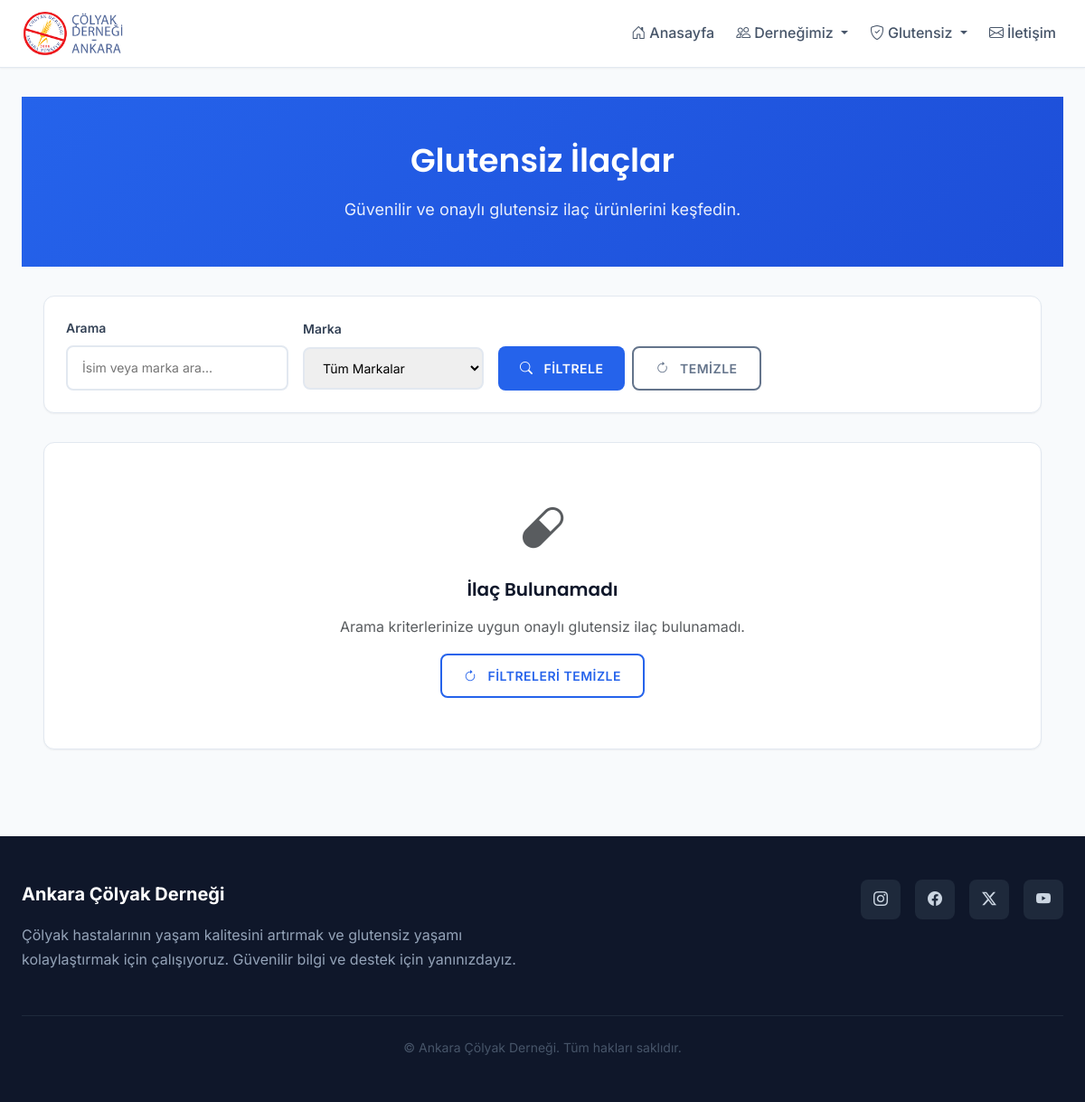
The app's page /glutensiz/ilaclar/, older data.
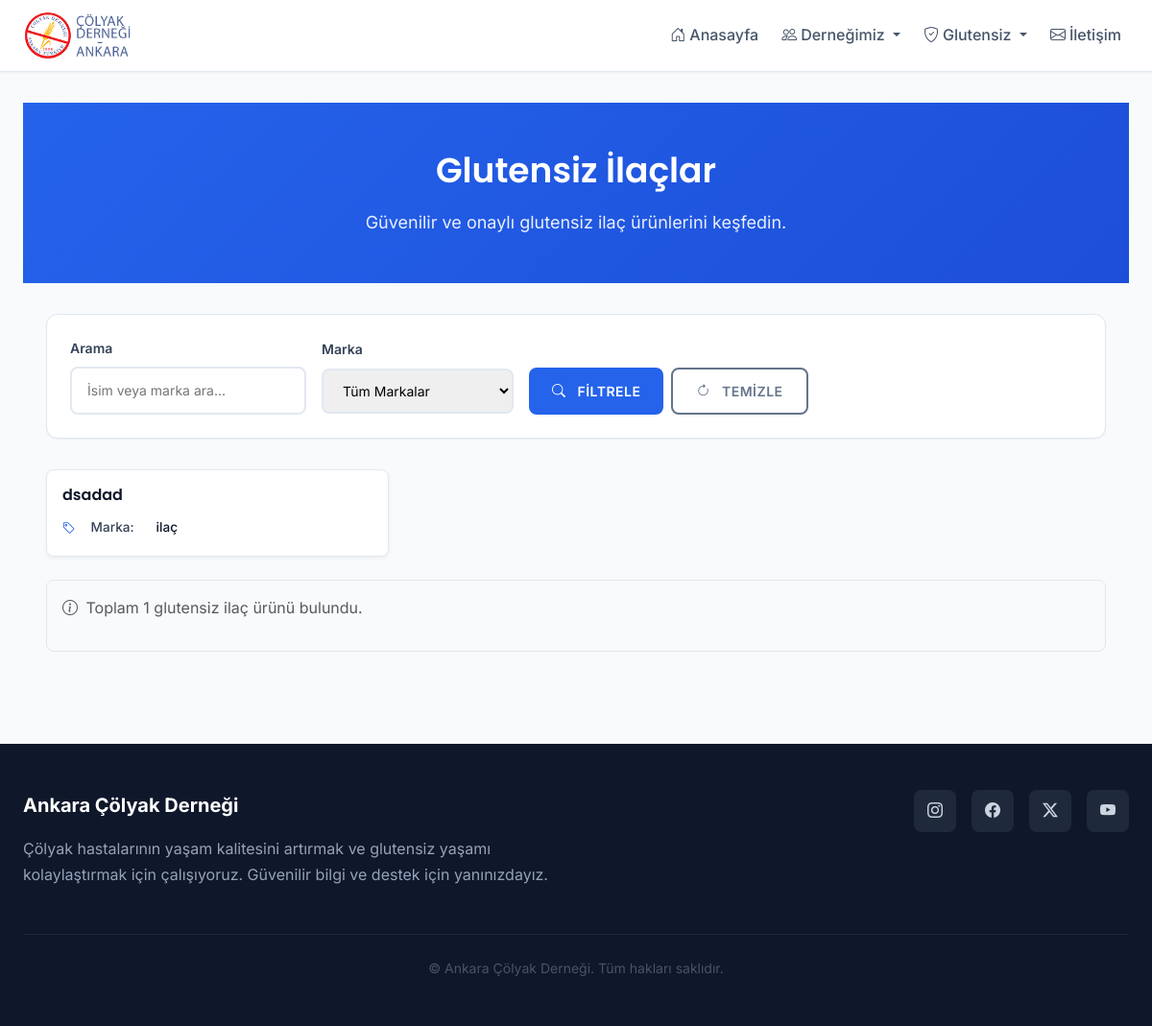
The same page, newer data.
### users/models.py (models this page shows, shortened)
class GlutenFreeMedicine(models.Model):
    name = models.CharField(max_length=100, verbose_name="İlaç Adı")
    brand = models.ForeignKey(MedicineBrand, on_delete=models.SET_NULL, null=True, blank=True, verbose_name="Marka")
    is_approved = models.BooleanField(default=False, verbose_name="Onaylı mı?")
    approved_at = models.DateTimeField(auto_now=True, verbose_name="Onay Tarihi")
    added_by = models.ForeignKey('User', null=True, blank=True, on_delete=models.SET_NULL, related_name='added_%(class)s_items', verbose_name='Ekleyen')
    description = models.TextField(blank=True, null=True, verbose_name="Açıklama")
    class Meta:
        verbose_name = "Glutensiz İlaç"
        verbose_name_plural = "Glutensiz İlaçlar"

class MedicineBrand(models.Model):
    name = models.CharField(max_length=100, unique=True, verbose_name="İlaç Markası")
    class Meta:
        verbose_name = "İlaç Markası"
        verbose_name_plural = "İlaç Markaları"
    def __str__(self):
        return self.name

### pages/views.py (the view)
# urls.py: path('glutensiz/ilaclar/', views.glutensiz_ilaclar, name='glutensiz_ilaclar'),
def glutensiz_ilaclar(request):
    medicines = GlutenFreeMedicine.objects.filter(is_approved=True).select_related('brand')
    q = request.GET.get('q')
    brand_id = request.GET.get('brand')
    if q:
        medicines = medicines.filter(
            Q(name__icontains=q) |
            Q(brand__name__icontains=q)
        ).distinct()
    if brand_id:
        medicines = medicines.filter(brand_id=brand_id)
    brands = MedicineBrand.objects.all()
    return render(request, 'pages/gf_meds.html', {'medicines': medicines, 'brands': brands})

### templates/pages/gf_meds.html (shortened to what this page needs)
{% extends 'base.html' %}
{% load static %}
{% block content %}
<div class="page-header">
  <div class="container">
    <h1>Glutensiz İlaçlar</h1>
    <p>Güvenilir ve onaylı glutensiz ilaç ürünlerini keşfedin.</p>
  </div>
</div>
<div class="container">
  <div class="filter-section">
    <form method="get" class="filter-form">
      <div class="filter-group">
        <label class="filter-label">Arama</label>
        <input type="text" name="q" value="{{ request.GET.q|default:'' }}" class="filter-input" placeholder="İsim veya marka ara...">
      </div>
      <div class="filter-group">
        <label class="filter-label">Marka</label>
        <select name="brand" class="filter-input">
          <option value="">Tüm Markalar</option>
        </select>
      </div>
      <div class="filter-group">
        <label class="filter-label">&nbsp;</label>
        <div class="d-flex gap-2">
          <button class="btn btn-primary" type="submit">
            <i class="bi bi-search me-1"></i>Filtrele
          </button>
          <button class="btn btn-outline-secondary" type="button" onclick="window.location.href=window.location.pathname">
            <i class="bi bi-arrow-clockwise me-1"></i>Temizle
          </button>
        </div>
      </div>
    </form>
  </div>
  {% if medicines %}
    <div class="medicine-grid">
      {% for medicine in medicines %}
      <div class="medicine-card">
        <div class="medicine-card-body">
          <h5 class="medicine-name">{{ medicine.name }}</h5>
          <div class="medicine-details">
            <div class="detail-item">
              <i class="bi bi-tag me-2"></i>
              <span class="detail-label">Marka:</span>
              <span class="detail-value">{{ medicine.brand }}</span>
            </div>
          </div>
        </div>
      </div>
      {% endfor %}
    </div>
    <div class="results-info mt-4">
      <p class="text-muted">
        <i class="bi bi-info-circle me-1"></i>
        Toplam {{ medicines|length }} glutensiz ilaç ürünü bulundu.
      </p>
    </div>
  {% else %}
    <div class="card">
      <div class="card-body text-center">
        <div class="empty-state">
          <i class="bi bi-capsule text-muted" style="font-size: 3rem;"></i>
          <h4 class="mt-3">İlaç Bulunamadı</h4>
          <p class="text-muted">Arama kriterlerinize uygun onaylı glutensiz ilaç bulunamadı.</p>
          <button class="btn btn-outline-primary" onclick="window.location.href=window.location.pathname">
            <i class="bi bi-arrow-clockwise me-1"></i>Filtreleri Temizle
          </button>
        </div>
      </div>
    </div>
  {% endif %}
</div>
{% endblock %}

Row changes from the older to the newer data that the page shows:
added GlutenFreeMedicine: name "dsadad", brand "ilaç"
Text that changed along with them:
{{ medicines|length }}: (not shown) → "1"
text no longer shown: "İlaç Bulunamadı Arama kriterlerinize uygun onaylı glutensiz ilaç bulunamadı. FILTRELERI TEMIZLE"
text now shown: "Toplam glutensiz ilaç ürünü bulundu."
